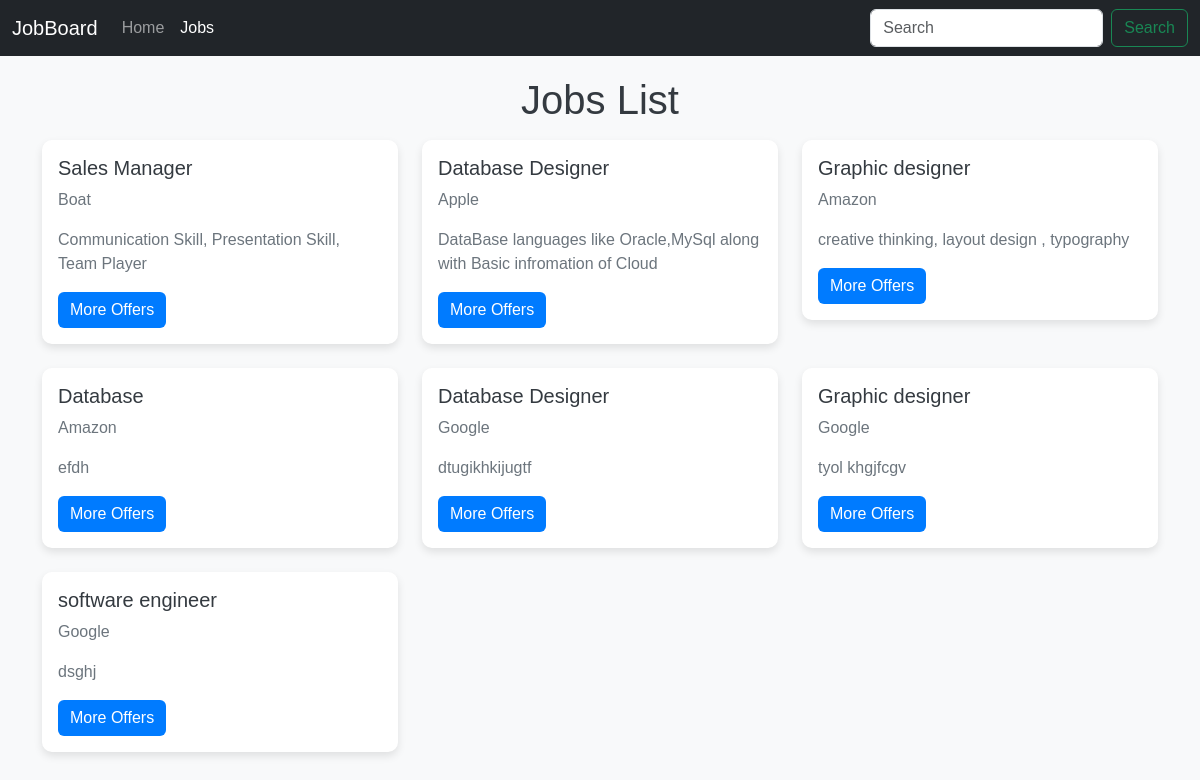
The page /jobs/ on the database as committed earlier.
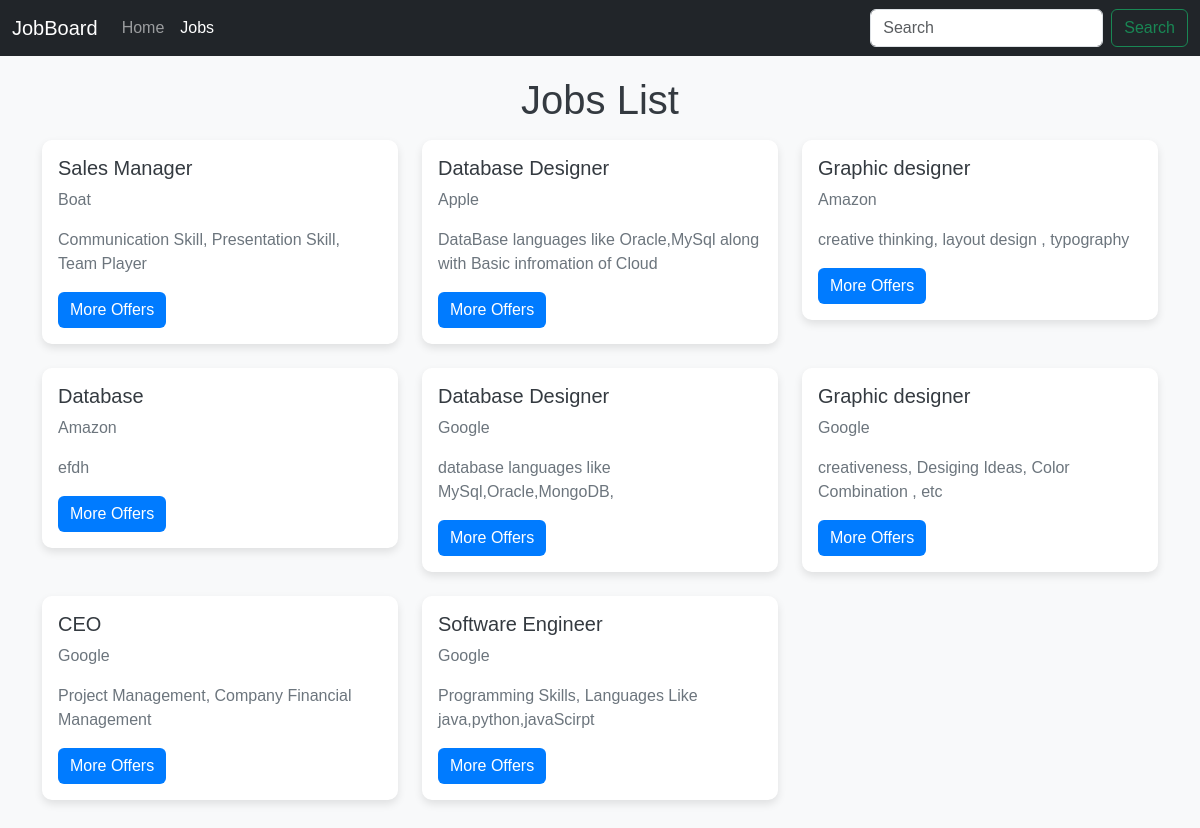
The same page on the database as committed later.
### jobs/models.py (models this page shows, shortened)
class Job(models.Model):
    sno = models.AutoField(primary_key=True)
    Company = models.CharField(max_length=50)
    Job_title = models.CharField(max_length=100)
    Skills_required = models.TextField()
    Job_type = models.CharField(max_length=30)

### jobs/views.py (the view)
# urls.py: path('',include("jobs.urls"))
def jobs(request):
    query = request.POST.get('q')
    if query:
        jobs = Job.objects.filter(Job_title__icontains=query)  # You can modify this line to search based on different fields
    else:
        jobs = Job.objects.all()
    content = {'jobs':jobs}
    return render(request,"jobs.html",content)

### templates/jobs.html (shortened to what this page needs)
<!DOCTYPE html>
<html lang="en">
<head>
    <link href="https://cdn.jsdelivr.net/npm/bootstrap@5.3.3/dist/css/bootstrap.min.css" rel="stylesheet">
</head>
<body>
    <nav class="navbar navbar-expand-lg bg-dark navbar-dark">
        <div class="container-fluid">
            <a class="navbar-brand" href="/home">JobBoard</a>
            <div class="collapse navbar-collapse" id="navbarSupportedContent">
                <ul class="navbar-nav me-auto mb-2 mb-lg-0">
                    <li class="nav-item">
                        <a class="nav-link" aria-current="page" href="/userHome">Home</a>
                    </li>
                    <li class="nav-item">
                        <a class="nav-link active" href="/jobs">Jobs</a>
                    </li>
                </ul>
                <form class="d-flex" role="search" action="" method="post"> {% csrf_token %}
                    <input class="form-control me-2" type="search" name="q" placeholder="Search" aria-label="Search" value="{{ request.GET.q }}">
                    <button class="btn btn-outline-success" type="submit">Search</button>
                </form>
            </div>
        </div>
    </nav>
    <div class="container">
        <h1 class="text-center my-3">Jobs List</h1>
        <div class="row">
            {% for job in jobs %}
                <div class="col-md-4">
                    <div class="card mb-4">
                        <div class="card-body">
                            <h5 class="card-title">{{ job.Job_title }}</h5>
                            <p class="card-text">{{ job.Company }}</p>
                            <p class="card-text">{{ job.Skills_required }}</p>
                            <a href="/jobs/{{job.Job_title}}" class="btn btn-primary">More Offers</a>
                        </div>
                    </div>
                </div>
                {% if forloop.counter|divisibleby:3 and not forloop.last %}
                    </div><div class="row">
                {% endif %}
            {% endfor %}
        </div>
    </div>
</body>
</html>

### templates/jobs.html (style rules this page uses)
body { font-family: Arial, sans-serif; background-color: #f8f9fa; }
.navbar { margin-bottom: 20px; }
.card { border: none; border-radius: 10px; box-shadow: 0 4px 8px rgba(0, 0, 0, 0.1); transition: transform 0.3s, box-shadow 0.3s; opacity: 0; transform: translateY(20px); animation: fadeInUp 0.5s ease forwards; }
.card-title { color: #343a40; }
.card-text { color: #6c757d; }
.btn-primary { background-color: #007bff; border: none; }
h1 { color: #343a40; }
.container { padding-bottom: 40px; }
.row > div { animation: fadeInUp 0.5s ease forwards; }
.row > div:nth-child(1) { animation-delay: 0.1s; }
.row > div:nth-child(2) { animation-delay: 0.2s; }
.row > div:nth-child(3) { animation-delay: 0.3s; }

Rows that differ between the two databases and show on the page:
removed Job: Job_title "Database Designer", Company "Google", Skills_required "dtugikhkijugtf"
removed Job: Job_title "Graphic designer", Company "Google", Skills_required "tyol khgjfcgv"
removed Job: Job_title "software engineer", Company "Google", Skills_required "dsghj"
added Job: Job_title "Database Designer", Company "Google", Skills_required "database languages like MySql,Oracle,MongoDB,"
added Job: Job_title "Graphic designer", Company "Google", Skills_required "creativeness, Desiging Ideas, Color Combination , etc"
added Job: Job_title "CEO", Company "Google", Skills_required "Project Management, Company Financial Management"
added Job: Job_title "Software Engineer", Company "Google", Skills_required "Programming Skills, Languages Like java,python,javaScirpt"
